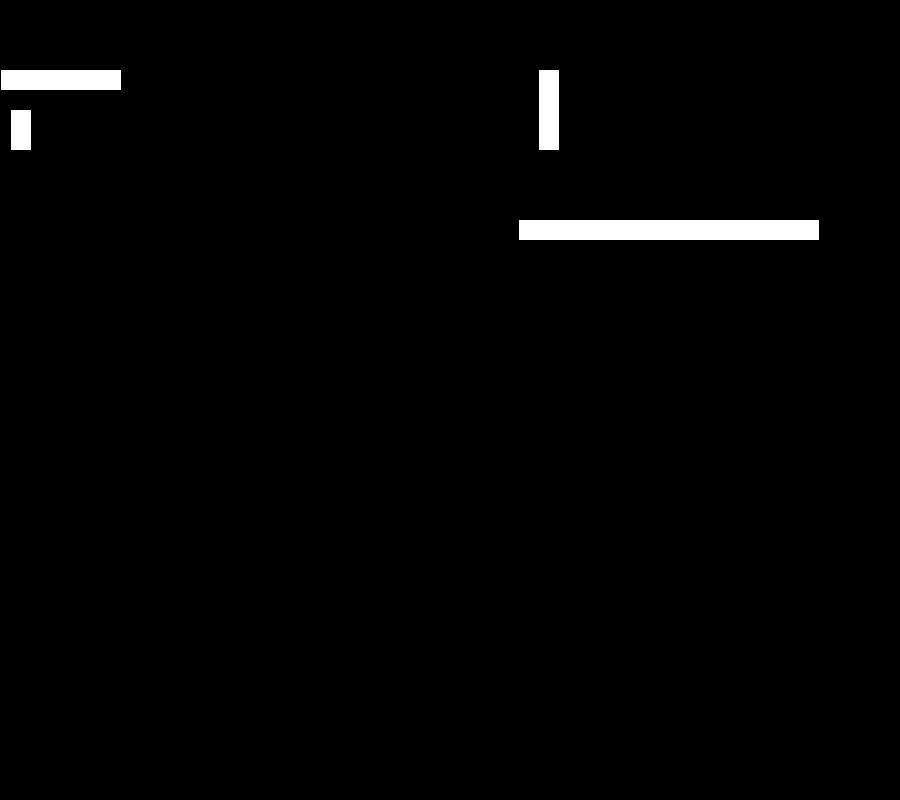
Frame 1 (no input)
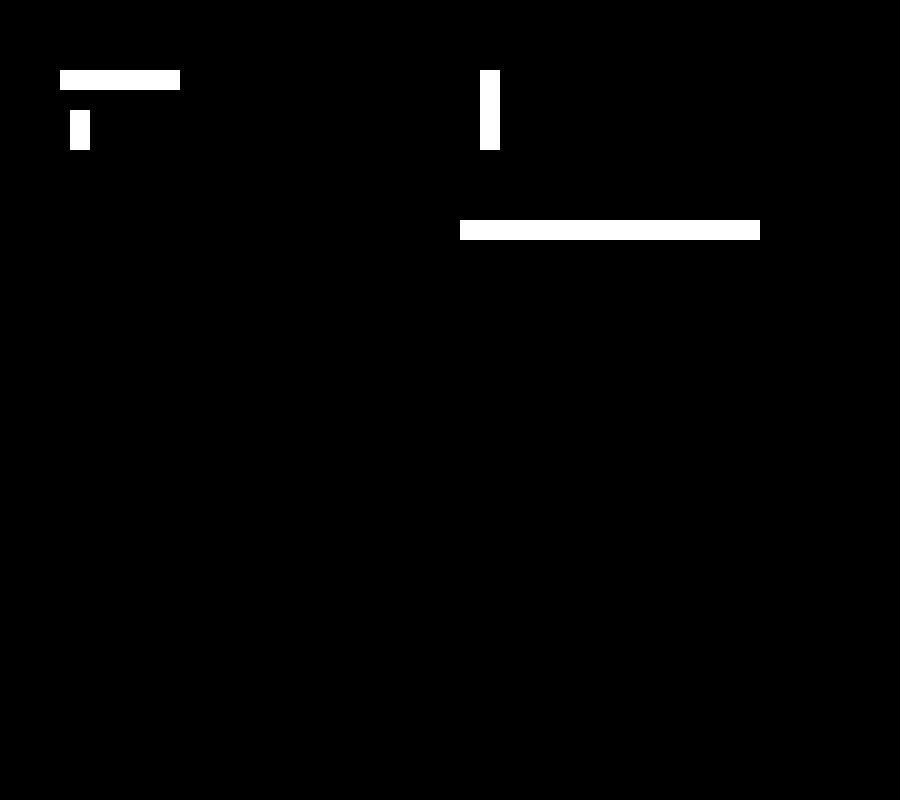
Frame 60 (the mouse pressed at the canvas centre just before this capture)
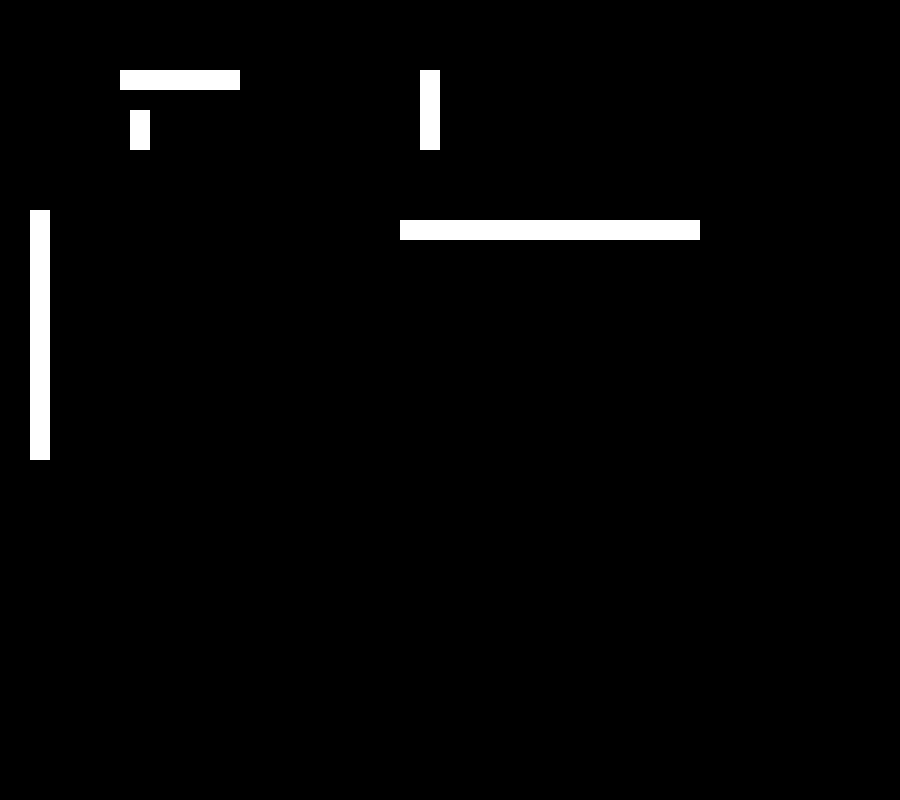
Frame 120 (the mouse held since frame 60 and released just before this capture)

The Processing sketch that drew these frames (run headless with seeded random() and noise(); from frame 60 on, the mouse is pressed at the canvas centre):

// Processing sketch: processing_94783
// ── processing_94783.pde

int rd=-290;
int ls=-330;
int ld=-330;
int lr=420;
int md=300;
int tp=-200;
void setup(){
  background(0);
  size(900,800);
  noStroke();
}
void draw(){

  background(0);
 
  lr=lr-1;
  lr=max(0,lr);
  rect(100+lr,220,300,20);//Long horizontal line 
  
  ld=ld+1;//ld is long down
  ld=min(0,ld);// long down
  rect(240+ld,210,20,250);//Long going down
  
  ls=ls+1;//left small
  ls=min(0,ls);//left small
  rect(180+ls,110,20,40);//left small
  
  rd=rd+1;
  rd=min(0,rd);
  rect(300+rd,110,20,40);//right small
  
  md=md-1;
  md=max(0,md);
  rect(240+md,70,20,80);//middle block 
  
  tp=tp+1;
  tp=min(0,tp);
  rect(200+tp,70,120,20);//Top horizontal line
  
  
  
  
  
  
  
  
  
  
}
